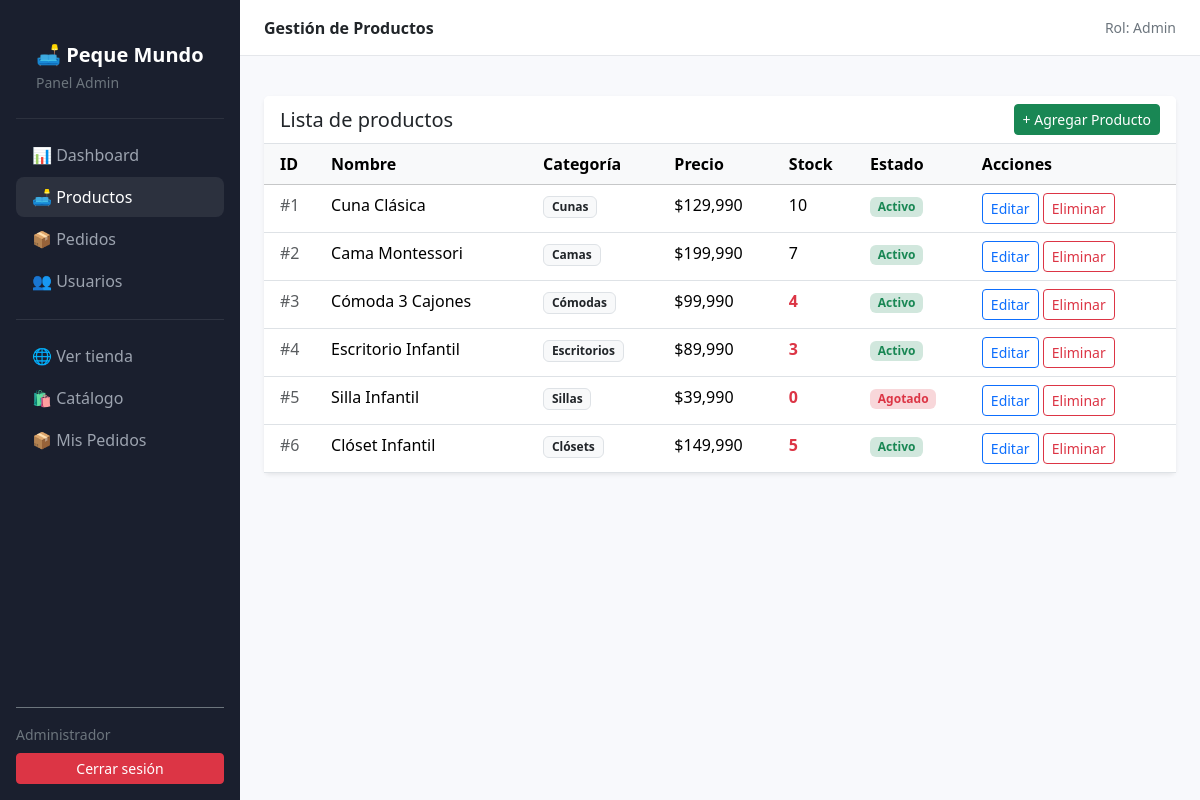
/admin/productos (signed in), run on the app's committed database.
### pequemundo/app.py (models this page shows)
class Producto(db.Model):
    id        = db.Column(db.Integer, primary_key=True)
    nombre    = db.Column(db.String(100), nullable=False)
    descripcion = db.Column(db.String(300), nullable=False)
    imagen    = db.Column(db.String(255), nullable=False)
    categoria = db.Column(db.String(50), nullable=False)
    precio    = db.Column(db.Float, nullable=False)
    stock     = db.Column(db.Integer, nullable=False)
    estado    = db.Column(db.String(20), nullable=False)

### pequemundo/app.py (the view)
@app.route('/admin/productos')
@requiere_admin
def productos():
    productos = Producto.query.all()
    return render_template('productos.html', productos=productos)

### pequemundo/app.py (called while the page is built)
def requiere_admin(f):
    @wraps(f)
    def decorado(*args, **kwargs):
        if session.get('rol') != 'Admin':
            flash('Debes iniciar sesión como administrador.', 'danger')
            return redirect(url_for('login'))
        return f(*args, **kwargs)
    return decorado

### pequemundo/templates/productos.html (shortened to what this page needs)
{% extends "admin_base.html" %}
{% block topbar_titulo %}Gestión de Productos{% endblock %}
{% block contenido %}
<div class="card border-0 shadow-sm">
  <div class="card-header bg-white border-bottom d-flex justify-content-between align-items-center">
    <h5 class="mb-0">Lista de productos</h5>
    <a href="{{ url_for('agregar_producto') }}" class="btn btn-success btn-sm">+ Agregar Producto</a>
  </div>
  <div class="card-body p-0">
    <table class="table table-hover mb-0">
      <thead class="table-light">
        <tr>
          <th class="ps-3">ID</th>
          <th>Nombre</th>
          <th>Categoría</th>
          <th>Precio</th>
          <th>Stock</th>
          <th>Estado</th>
          <th>Acciones</th>
        </tr>
      </thead>
      <tbody>
        {% for p in productos %}
        <tr>
          <td class="ps-3 text-muted">#{{ p.id }}</td>
          <td class="fw-medium">{{ p.nombre }}</td>
          <td><span class="badge bg-light text-dark border">{{ p.categoria }}</span></td>
          <td>${{ "{:,.0f}".format(p.precio) }}</td>
          <td>
            {% if p.stock <= 5 %}
              <span class="text-danger fw-bold">{{ p.stock }}</span>
            {% else %}
              {{ p.stock }}
            {% endif %}
          </td>
          <td>
            {% if p.estado == 'Activo' and p.stock > 0 %}
              <span class="badge bg-success-subtle text-success">Activo</span>
            {% elif p.estado == 'Agotado' or p.stock == 0 %}
              <span class="badge bg-danger-subtle text-danger">Agotado</span>
            {% else %}
              <span class="badge bg-secondary-subtle text-secondary">Oculto</span>
            {% endif %}
          </td>
          <td>
            <a href="{{ url_for('editar_producto', id=p.id) }}" class="btn btn-outline-primary btn-sm">Editar</a>
            <form action="{{ url_for('eliminar_producto', id=p.id) }}" method="POST" class="d-inline"
                  onsubmit="return confirm('¿Eliminar este producto?')">
              <button class="btn btn-outline-danger btn-sm">Eliminar</button>
            </form>
          </td>
        </tr>
        {% else %}
        <tr><td colspan="7" class="text-center text-muted py-4">No hay productos registrados.</td></tr>
        {% endfor %}
      </tbody>
    </table>
  </div>
</div>
{% endblock %}

### data on the page
Producto: id "1", nombre "Cuna Clásica", categoria "Cunas", precio "129,990", stock "10", estado "Activo"
Producto: id "2", nombre "Cama Montessori", categoria "Camas", precio "199,990", stock "7", estado "Activo"
Producto: id "3", nombre "Cómoda 3 Cajones", categoria "Cómodas", precio "99,990", stock "4", estado "Activo"
Producto: id "4", nombre "Escritorio Infantil", categoria "Escritorios", precio "89,990", stock "3", estado "Activo"
Producto: id "5", nombre "Silla Infantil", categoria "Sillas", precio "39,990", stock "0", estado "Agotado"
Producto: id "6", nombre "Clóset Infantil", categoria "Clósets", precio "149,990", stock "5", estado "Activo"

### other printed values
{{ session.get('usuario', 'Admin') }} "Administrador"
{{ session.get('rol', '') }} "Admin"
